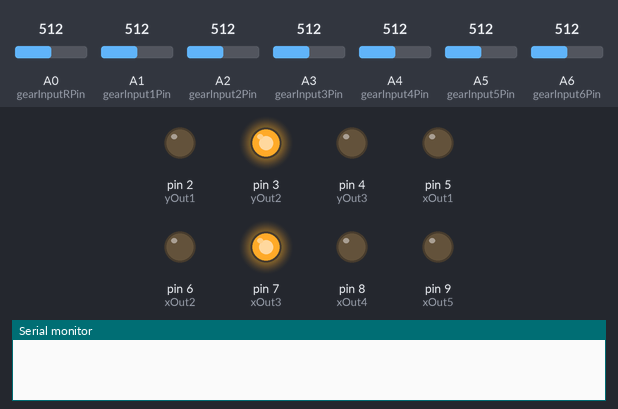
The sketch below on a simulated Arduino Nano, built with avr-gcc and run on an emulated ATmega328P. Parts: output pins drawn as LEDs (lit = HIGH), the last lines printed to the serial monitor. The test bench sets the inputs (shaded band); at power-on: A0 (gearInputRPin) = 512, A1 (gearInput1Pin) = 512, A2 (gearInput2Pin) = 512, A3 (gearInput3Pin) = 512, A4 (gearInput4Pin) = 512, A5 (gearInput5Pin) = 512, A6 (gearInput6Pin) = 512.

Above: at 1.2 s.
1.3 s: A0 (gearInputRPin) set to 106
2.8 s: A0 (gearInputRPin) set to 89
At 3.5 s:
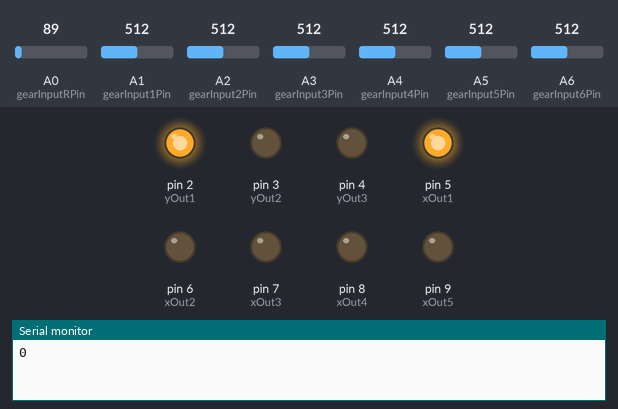
4.3 s: A1 (gearInput1Pin) set to 110
5.8 s: A1 (gearInput1Pin) set to 92
At 7.0 s:
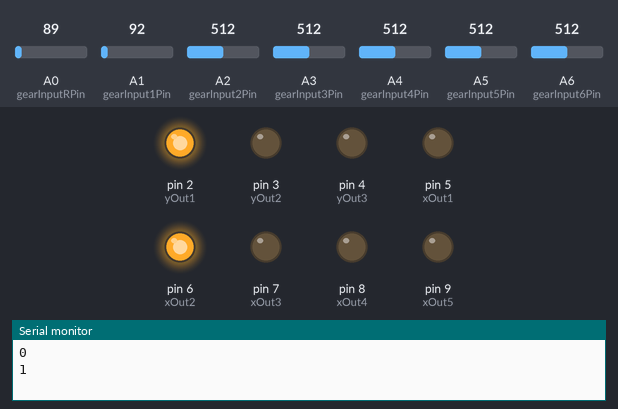
7.3 s: A1 (gearInput1Pin) set to 306
At 8.1 s:
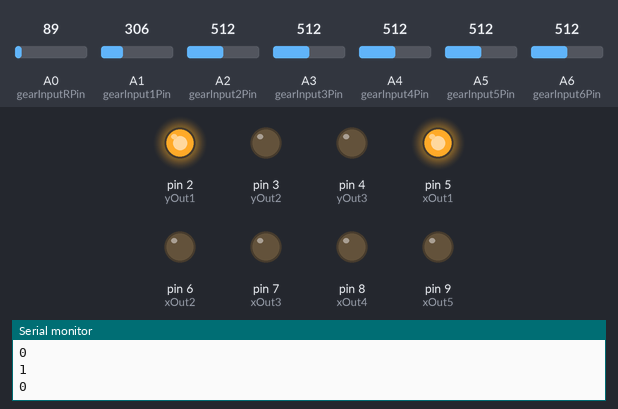
8.8 s: A2 (gearInput2Pin) set to 108
10.3 s: A2 (gearInput2Pin) set to 93
At 11.6 s:
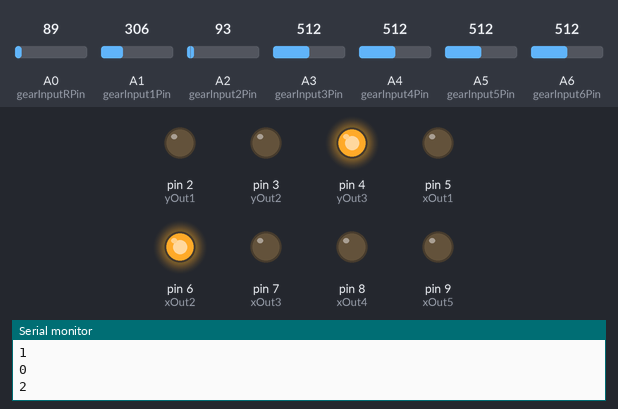
Timing chart, 0 to 12.8 s (numbered marks = the images above; inputs shaded):
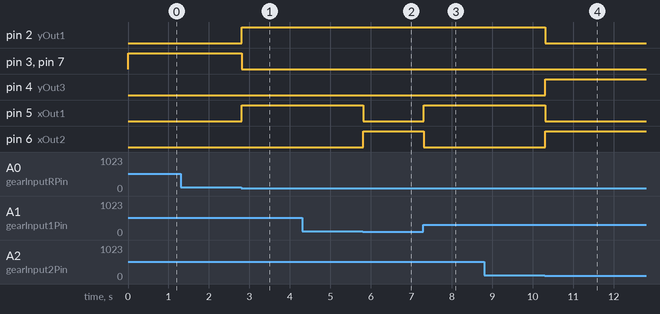

Measured:
- the behaviour switches between 100 and 99 on A0 (gearInputRPin) (found by bisection; images 0 and 1)
- the behaviour switches between 100 and 99 on A1 (gearInput1Pin) (found by bisection; images 1 and 2)
- the behaviour switches between 100 and 99 on A2 (gearInput2Pin) (found by bisection; images 3 and 4)
- after the input at 1.3 s, every drawn part: stays the same
- after the input at 2.8 s, pin 2 (yOut1), pin 5 (xOut1): LOW → HIGH at once; pin 3 (yOut2), pin 7 (xOut3): HIGH → LOW at once
- after the input at 4.3 s, every drawn part: stays the same
- after the input at 5.8 s, pin 5 (xOut1): HIGH → LOW at once; pin 6 (xOut2): LOW → HIGH at once
- after the input at 7.3 s, pin 5 (xOut1): LOW → HIGH at once; pin 6 (xOut2): HIGH → LOW at once
- after the input at 8.8 s, every drawn part: stays the same
- after the input at 10.3 s, pin 2 (yOut1), pin 5 (xOut1): HIGH → LOW at once; pin 4 (yOut3), pin 6 (xOut2): LOW → HIGH at once

The sketch:

FANATEC_H-Patten.ino
```cpp
/*
  DESCRIPTION
  ====================
  SIM JACK H-Pattern Shifter Interface for FANATEC Wheelbase
    Pin 1 - Ground
    Pin 2 - Select H-Pattern/Sequential
    Pin 3 - Detect Shifter
    Pin 4 - X-Axis - horizontal positioning potentiometer
    Pin 5 - Y-Axis - vertical positioning potentiometer
    Pin 6 - VCC, +3.3V
  ====================
*/

const int gearInput1Pin = A1; // GEAR 1
const int gearInput2Pin = A2; // GEAR 2
const int gearInput3Pin = A3; // GEAR 3
const int gearInput4Pin = A4; // GEAR 4
const int gearInput5Pin = A5; // GEAR 5
const int gearInput6Pin = A6; // GEAR 6
const int gearInputRPin = A0; // GEAR R

const int yOut1 = 2;
const int yOut2 = 3;
const int yOut3 = 4;
const int xOut1 = 5;
const int xOut2 = 6;
const int xOut3 = 7;
const int xOut4 = 8;
const int xOut5 = 9;

int lastGear = -1;

void setup() {
  Serial.begin(115200);

  // Gear Input
  pinMode(gearInput1Pin, INPUT);
  pinMode(gearInput2Pin, INPUT);
  pinMode(gearInput3Pin, INPUT);
  pinMode(gearInput4Pin, INPUT);
  pinMode(gearInput5Pin, INPUT);
  pinMode(gearInput6Pin, INPUT);
  pinMode(gearInputRPin, INPUT);

  // Gear Output
  pinMode(yOut1, OUTPUT);
  pinMode(yOut2, OUTPUT);
  pinMode(yOut3, OUTPUT);
  pinMode(xOut1, OUTPUT);
  pinMode(xOut2, OUTPUT);
  pinMode(xOut3, OUTPUT);
  pinMode(xOut4, OUTPUT);
  pinMode(xOut5, OUTPUT);

  outGearPosition(-1);
}

void loop() {
  int gear = readGearPosition();
  if (lastGear != gear) {
    lastGear = gear;
    Serial.println(gear);
    outGearPosition(gear);
  }
  delay(10);
}

int readGearPosition() {
  int offset = 100;
  int in = analogRead(gearInput1Pin);
  if (in < offset) { return 1; }
  in = analogRead(gearInput2Pin);
  if (in < offset) { return 2; }
  in = analogRead(gearInput3Pin);
  if (in < offset) { return 3; }
  in = analogRead(gearInput4Pin);
  if (in < offset) { return 4; }
  in = analogRead(gearInput5Pin);
  if (in < offset) { return 5; }
  in = analogRead(gearInput6Pin);
  if (in < offset) { return 6; }
  in = analogRead(gearInputRPin);
  if (in < offset) { return 0; }
  return -1;
}

void outGearPosition(int gear) {
  switch (gear) {
  case 0:
    digitalWrite(yOut1, HIGH);
    digitalWrite(yOut2, LOW);
    digitalWrite(yOut3, LOW);
    digitalWrite(xOut1, HIGH);
    digitalWrite(xOut2, LOW);
    digitalWrite(xOut3, LOW);
    digitalWrite(xOut4, LOW);
    digitalWrite(xOut5, LOW);
    break;
  case 1:
    digitalWrite(yOut1, HIGH);
    digitalWrite(yOut2, LOW);
    digitalWrite(yOut3, LOW);
    digitalWrite(xOut1, LOW);
    digitalWrite(xOut2, HIGH);
    digitalWrite(xOut3, LOW);
    digitalWrite(xOut4, LOW);
    digitalWrite(xOut5, LOW);
    break;
  case 2:
    digitalWrite(yOut1, LOW);
    digitalWrite(yOut2, LOW);
    digitalWrite(yOut3, HIGH);
    digitalWrite(xOut1, LOW);
    digitalWrite(xOut2, HIGH);
    digitalWrite(xOut3, LOW);
    digitalWrite(xOut4, LOW);
    digitalWrite(xOut5, LOW);
    break;
  case 3:
    digitalWrite(yOut1, HIGH);
    digitalWrite(yOut2, LOW);
    digitalWrite(yOut3, LOW);
    digitalWrite(xOut1, LOW);
    digitalWrite(xOut2, LOW);
    digitalWrite(xOut3, HIGH);
    digitalWrite(xOut4, LOW);
    digitalWrite(xOut5, LOW);
    break;
  case 4:
    digitalWrite(yOut1, LOW);
    digitalWrite(yOut2, LOW);
    digitalWrite(yOut3, HIGH);
    digitalWrite(xOut1, LOW);
    digitalWrite(xOut2, LOW);
    digitalWrite(xOut3, HIGH);
    digitalWrite(xOut4, LOW);
    digitalWrite(xOut5, LOW);
    break;
  case 5:
    digitalWrite(yOut1, HIGH);
    digitalWrite(yOut2, LOW);
    digitalWrite(yOut3, LOW);
    digitalWrite(xOut1, LOW);
    digitalWrite(xOut2, LOW);
    digitalWrite(xOut3, LOW);
    digitalWrite(xOut4, HIGH);
    digitalWrite(xOut5, LOW);
    break;
  case 6:
    digitalWrite(yOut1, LOW);
    digitalWrite(yOut2, LOW);
    digitalWrite(yOut3, HIGH);
    digitalWrite(xOut1, LOW);
    digitalWrite(xOut2, LOW);
    digitalWrite(xOut3, LOW);
    digitalWrite(xOut4, HIGH);
    digitalWrite(xOut5, LOW);
    break;
  case 7:
    digitalWrite(yOut1, HIGH);
    digitalWrite(yOut2, LOW);
    digitalWrite(yOut3, LOW);
    digitalWrite(xOut1, LOW);
    digitalWrite(xOut2, LOW);
    digitalWrite(xOut3, LOW);
    digitalWrite(xOut4, LOW);
    digitalWrite(xOut5, HIGH);
    break;
  default:
    digitalWrite(yOut1, LOW);
    digitalWrite(yOut2, HIGH);
    digitalWrite(yOut3, LOW);
    digitalWrite(xOut1, LOW);
    digitalWrite(xOut2, LOW);
    digitalWrite(xOut3, HIGH);
    digitalWrite(xOut4, LOW);
    digitalWrite(xOut5, LOW);
    break;
  }
}
```
